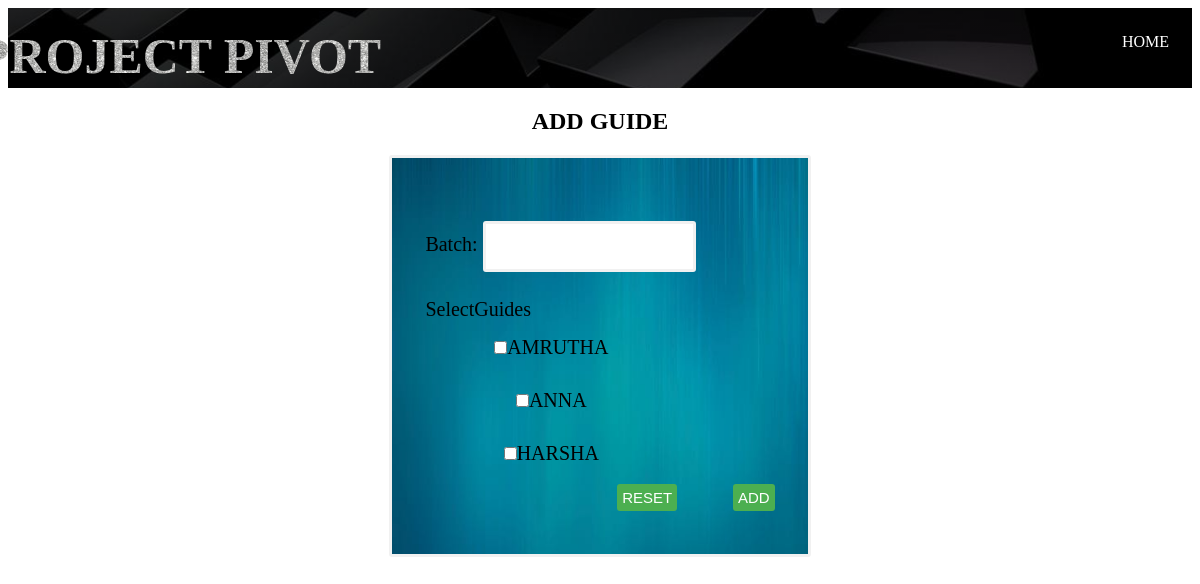
/addguide.php, run on the app's committed database.
### tables this page shows
CREATE TABLE `staff` (
  `sid` int(30) NOT NULL,
  `name` varchar(30) NOT NULL,
  `email` varchar(30) NOT NULL,
  `phone` bigint(10) NOT NULL,
  `dept` varchar(30) NOT NULL,
  `doj` date NOT NULL,
  `experience` varchar(500) NOT NULL
);

### addguide.php (the view, shortened to what this page needs)
<?php
$con=mysqli_connect('localhost','root','','project');
?>
<!DOCTYPE html>
    <head>
<link rel="stylesheet" type="text/css" href="maincss.css">
        <link rel="stylesheet" type="text/css" href="form.css">
    </head>
    <body style="background-image: url('cell.jpg'); background-repeat: no-repeat;background-size: cover">
<header>
            <div class="main">
    <ul>
<li><a href="advisorhome.php">HOME</a></li></ul></div>
        <div class="title">
            <h3>PROJECT PIVOT </h3></div></header>
<font face="Bahnschrift Condensed">
<center><h2>ADD GUIDE</h2>
<form name="form3" method="post" action="" class="f2" style="background-image: url('blue.jpeg'); background-repeat: no-repeat;background-size: cover">
<div class="input-group">
  <table  width=100%>
<tr><td>
Batch:
<input type="text" name="batch"  value="<?php echo  $_SESSION['batch'] ; ?>" readonly></td></div>
<div class="input-group">
  <table  width=100%>
<tr><td>
SelectGuides
  <center>
  <?php
     $checkquery="select * from staff";
     $queryrun=mysqli_query($con,$checkquery);
     if(mysqli_num_rows($queryrun)>0)
     {
      foreach($queryrun as $name)
      {
        ?>
        <input type="checkbox" name="name[]" value="<?= $name['name'];?>" /><?= $name['name']; ?><br>
        <?php
      }
     }
   ?></center>
</td><td>
</div>
       <div class="input-group"><tr><td>
<button type="reset" name="reset" class="btn" >RESET</button>
</td><td>
<button type="submit" name="save" class="btn" >ADD</button>
</td></tr></font>
</body>
</html>

### maincss.css (style rules this page uses)
header { background-image:linear-gradient(rgba(0,0,0,0.4),rgba(0,0,0,0.4)),url(black.jpg); height: 10vh; background-size: cover; background-position: center; }
ul { float:right; list-style-type: none; margin-top: 25px; }
ul li { display: inline-block; }
ul li a { font-color :green; text-decoration: none; color: #fff; padding: 5px 20px; border:3px solid transparent; transition: 0.6s ease; }
.title { position: absolute; top:7%; left:15%; float:center; transform: translate(-50%,-50%); }
.title h3 { color: #fff; font-size: 50px; }
.title h3 { font-size:50px; font-family: Bahnschrift Condensed;,serif; text-align:center; color:rgba(225,225,225,.1); background-image: url(download.jpg); background-repeat: repeat-x; -webkit-background-clip:text; animation: animate 15s linear infinite; float: center; }

### form.css (style rules this page uses)
.f2 { width: 30%; margin: 20px auto; text-align: left; padding: 30px; border: 3px solid #f1f1f1; border-radius: 3px; }
input { margin: 20px auto; padding: 15px; border: 3px solid #f1f1f1; border-radius: 3px; }
.input-group { margin: 10px 0px 10px 0px; font-size: 20px; }
.btn { float: right; padding: 5px; font-size: 15px; color: white; background:#4CAF50 ; border:none; border-radius: 3px; }

### data on the page
staff: name "AMRUTHA"
staff: name "ANNA"
staff: name "HARSHA"
